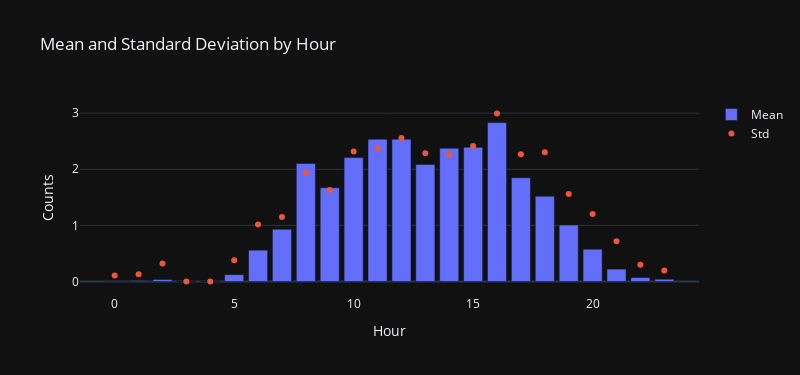

Notebook code for this chart:
### Code cell
# construct the multi scatter plot
fig = go.Figure()
fig.add_trace(go.Bar(x=stats['hour'], y=stats['mean'], name='Mean'))
fig.add_trace(go.Scatter(x=stats['hour'], y=stats['std'], name='Std', mode='markers'))
fig.update_layout(title='Mean and Standard Deviation by Hour', height=375, width=800, xaxis_title="Hour", yaxis_title="Counts")
fig.show()

### Figure 1 — Plotly figure (JSON) as saved in the notebook; plotly's stock layout.template omitted (floating-point values rounded to 4 significant figures)
{"data": [{"name": "Mean", "type": "bar", "x": [0, 1, 2, 3, 4, 5, 6, 7, 8, 9, 10, 11, 12, 13, 14, 15, 16, 17, 18, 19, 20, 21, 22, 23], "y": [0.01163, 0.01744, 0.03488, 0, 0, 0.1221, 0.5581, 0.9306, 2.104, 1.671, 2.208, 2.538, 2.538, 2.087, 2.376, 2.393, 2.832, 1.85, 1.52, 1.006, 0.5756, 0.2209, 0.06977, 0.0407]}, {"mode": "markers", "name": "Std", "type": "scatter", "x": [0, 1, 2, 3, 4, 5, 6, 7, 8, 9, 10, 11, 12, 13, 14, 15, 16, 17, 18, 19, 20, 21, 22, 23], "y": [0.1075, 0.1313, 0.3226, 0, 0, 0.378, 1.016, 1.149, 1.932, 1.629, 2.316, 2.381, 2.56, 2.287, 2.258, 2.415, 2.994, 2.267, 2.302, 1.558, 1.204, 0.7158, 0.2978, 0.1982]}], "layout": {"height": 375, "title": {"text": "Mean and Standard Deviation by Hour"}, "width": 800, "xaxis": {"autorange": true, "range": [-1.452, 24.45], "title": {"text": "Hour"}, "type": "linear"}, "yaxis": {"autorange": true, "range": [-0.2406, 3.235], "title": {"text": "Counts"}, "type": "linear"}}}
